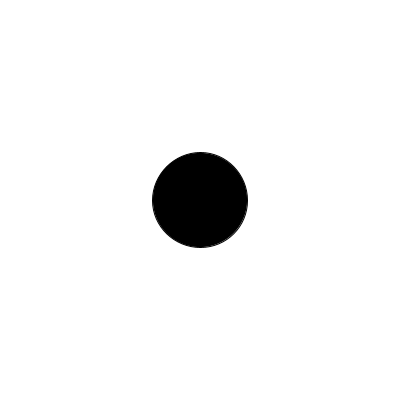
Frame 1 (no input)
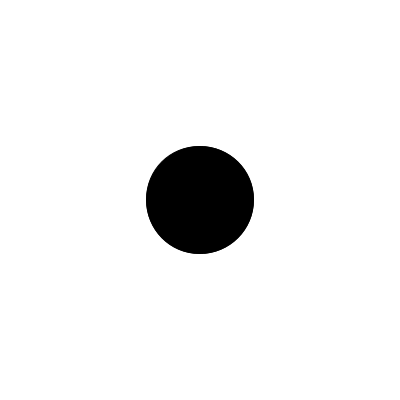
Frame 60 (the mouse pressed at the canvas centre just before this capture)
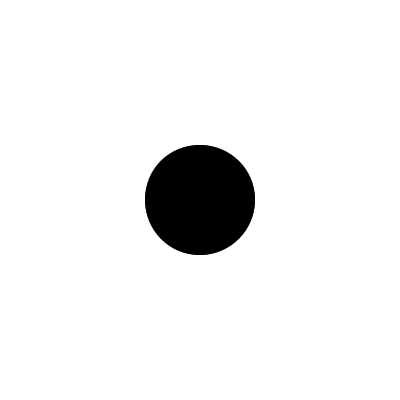
Frame 120 (the mouse held since frame 60 and released just before this capture)

The Processing sketch that drew these frames (run headless with seeded random() and noise(); from frame 60 on, the mouse is pressed at the canvas centre):

// Processing sketch: randomGaussianTest
// ── randomGaussianTest.pde
// Random Walker 2
// expanded from the Daniel Shiffman Lectures - The Nature of Code
// Intro 1.3 - Gaussian Distribution.

import java.util.Random;

Random generator;

void setup(){
  size(400, 400);
  generator = new Random();
}

void draw() {
  background(255);
  
  float h = (float) generator.nextGaussian();
  h = h * 10; // standard deviation of 10 - stretch it;
  h = h + 100; // mean of 100, move it;
  
  fill(0);
  ellipse(width/2, height/2,h,h);
  
}
